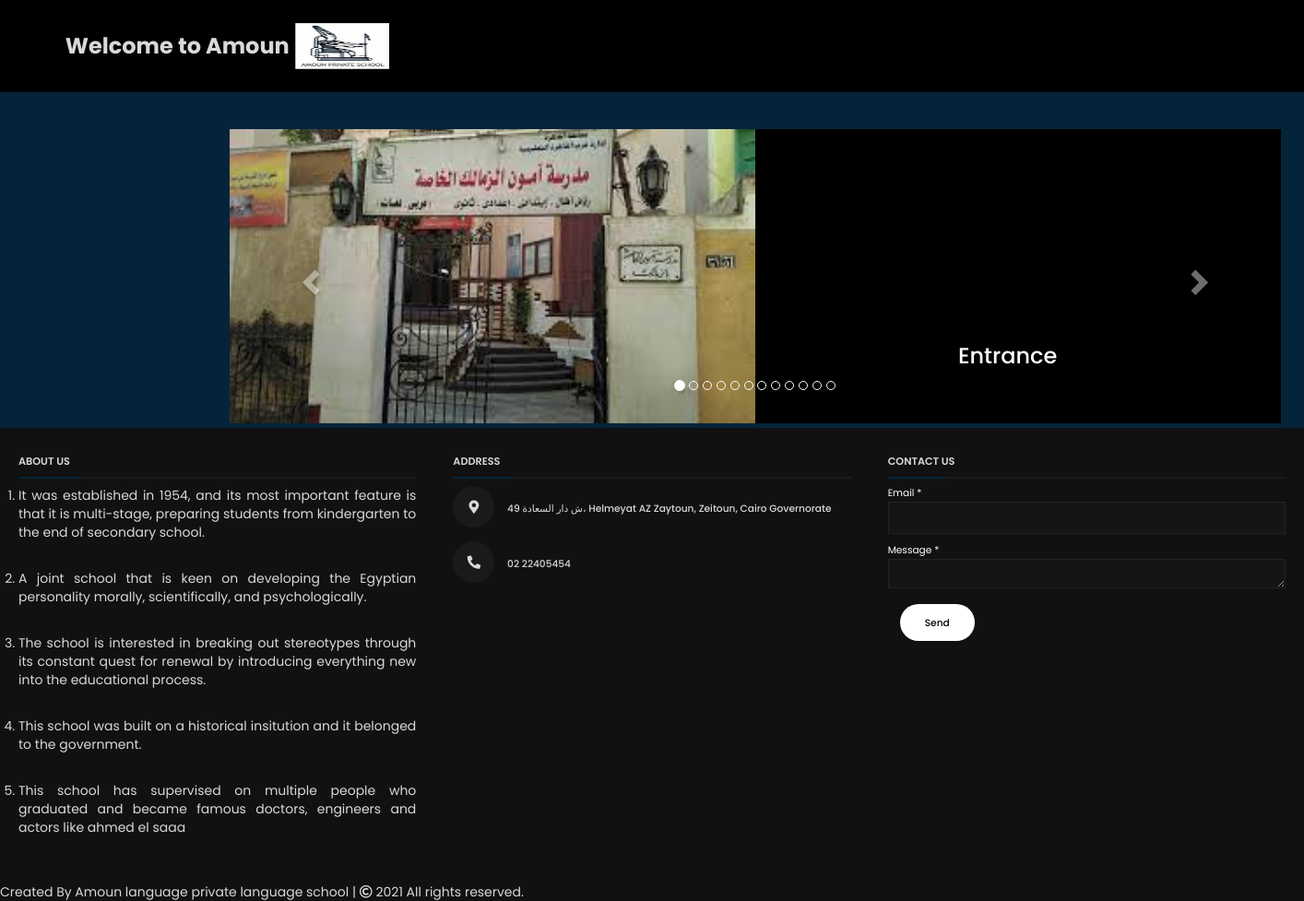
The page /homepage.php on the database its author committed.
### tables this page shows
CREATE TABLE `banner` (
  `banner_id` int(11) NOT NULL,
  `banner_title` varchar(200) NOT NULL,
  `banner_image` varchar(200) NOT NULL
);

### homepage.php (the view, shortened to what this page needs)
<?php include "homemenu.php";
  include 'dB.php';
?>
<?php
function make_query($connect)
{
include 'dB.php';
 $query = "SELECT * FROM banner ORDER BY banner_id ASC";
 $result = mysqli_query($conn, $query);
 return $result;
}
function make_slide_indicators($conn)
{
 $output = '';
 $count = 0;
 $result = make_query($conn);
 while($row = mysqli_fetch_array($result))
 {
  if($count == 0)
  {
   $output .= '
   <li data-target="#dynamic_slide_show" data-slide-to="'.$count.'" class="active"></li>
   ';
  }
  else
  {
   $output .= '
   <li data-target="#dynamic_slide_show" data-slide-to="'.$count.'"></li>
   ';
  }
  $count = $count + 1;
 }
 return $output;
}
function make_slides($conn)
{
 $output = '';
 $count = 0;
 $result = make_query($conn);
 while($row = mysqli_fetch_array($result))
 {
  if($count == 0)
  {
   $output .= '<div class="item active">';
  }
  else
  {
   $output .= '<div class="item">';
  }
  $output .= '
   <img src="Images/'.$row["banner_image"].'" alt="'.$row["banner_title"].'" />
   <div class="carousel-caption">
    <h3>'.$row["banner_title"].'</h3>
   </div>
  </div>
  ';
  $count = $count + 1;
 }
 return $output;
}
?>
<!DOCTYPE html>
<html>
 <head>
  <link rel="stylesheet" href="https://maxcdn.bootstrapcdn.com/bootstrap/3.3.6/css/bootstrap.min.css" />
  <link rel="stylesheet" type="text/css" href="Styles/slideshow.css">
 </head>
 <body onload='homePage()'>
  <br />
  <label for="nav-toggle" class="icon-burger">
        <div class="line">
  <div class="container">
   <br />
   <div id="dynamic_slide_show" class="carousel slide" data-ride="carousel">
    <ol class="carousel-indicators">
    <?php echo make_slide_indicators($conn); ?>
    </ol>
    <div class="carousel-inner">
     <?php echo make_slides($conn); ?>
    </div>
    <a class="left carousel-control" href="#dynamic_slide_show" data-slide="prev">
     <span class="glyphicon glyphicon-chevron-left"></span>
    </a>
    <a class="right carousel-control" href="#dynamic_slide_show" data-slide="next">
     <span class="glyphicon glyphicon-chevron-right"></span>
    </a>
   </div>
  </div>
  </div>
</label>
<?php require_once "footer.php";?>
 </body>
</html>

### Styles/homepage.css (style rules this page uses)
body { padding: 0; margin: 0; background-color:#05243A; overflow-y: scroll; }

### Styles/slideshow.css (style rules this page uses)
.carousel-inner { background-color: black; }
body { padding: 0; margin: 0; background-color:#05243A; }
.carousel-caption { transform: translate(40%); }
.container { transform: translate(20%); }
img { height: 50%; width: 50%; }

### rows shown on the page
banner: banner_image (picture), banner_title "Entrance"
